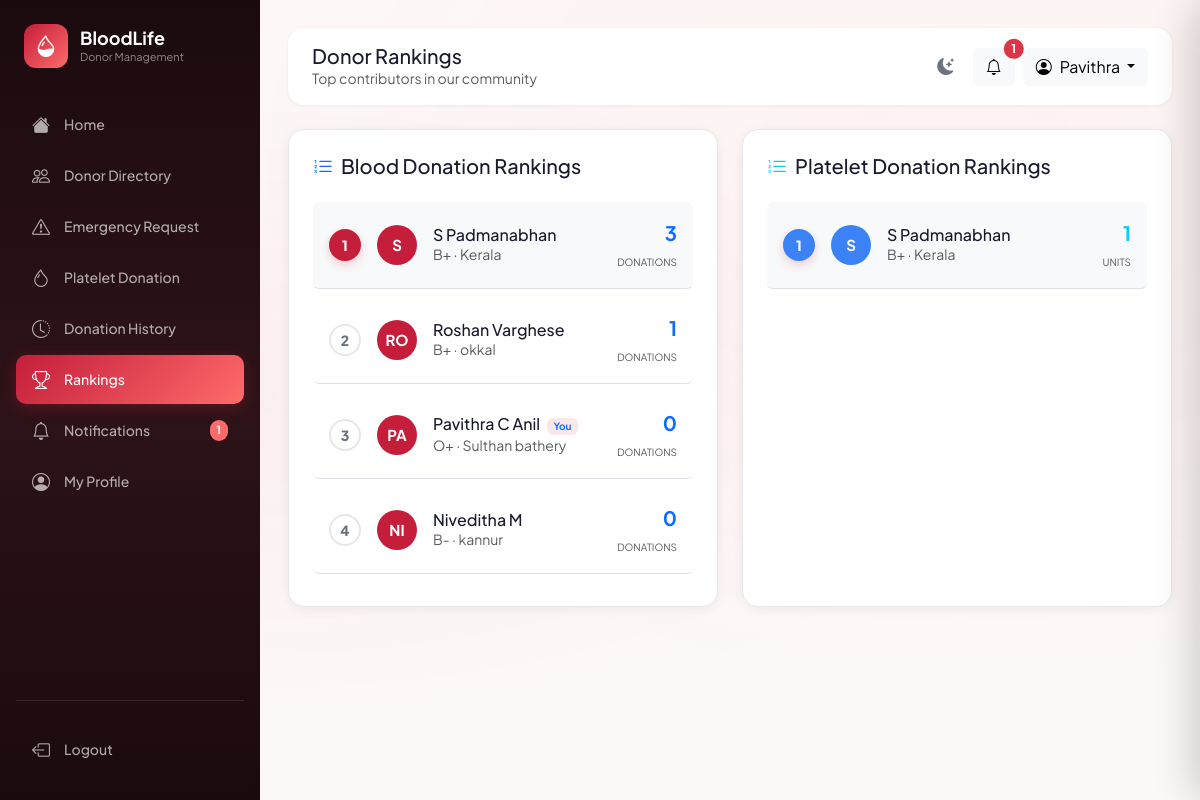
Screenshot of /donor/rankings (signed in) with the database file from the repository.
### app/models.py (models this page shows, shortened)
class User(UserMixin, db.Model):
    __tablename__ = 'users'
    id = db.Column(db.Integer, primary_key=True)
    name = db.Column(db.String(100), nullable=False)
    email = db.Column(db.String(150), unique=True, nullable=False, index=True)
    password_hash = db.Column(db.String(256), nullable=False)
    role = db.Column(db.String(10), default='user')          # 'user' | 'admin'
    is_active = db.Column(db.Boolean, default=True)
    is_blocked = db.Column(db.Boolean, default=False)
    created_at = db.Column(db.DateTime, default=datetime.utcnow)
    last_login = db.Column(db.DateTime)
    profile = db.relationship('DonorProfile', back_populates='user',
                               uselist=False, cascade='all, delete-orphan')
    blood_requests = db.relationship('BloodRequest', back_populates='requester',
                                      foreign_keys='BloodRequest.user_id',
                                      cascade='all, delete-orphan')
    donation_history = db.relationship('DonationHistory', back_populates='donor',
                                        cascade='all, delete-orphan')
    platelet_donations = db.relationship('PlateletDonation', back_populates='donor',
                                          cascade='all, delete-orphan')
    notifications = db.relationship('Notification', back_populates='user',
                                     cascade='all, delete-orphan')
    eligibility_checks = db.relationship('EligibilityCheck', back_populates='user',
                                          cascade='all, delete-orphan')
    @property
    def is_admin(self):
        return self.role == 'admin'

class DonorProfile(db.Model):
    __tablename__ = 'donor_profiles'
    id = db.Column(db.Integer, primary_key=True)
    user_id = db.Column(db.Integer, db.ForeignKey('users.id'), unique=True, nullable=False)
    phone = db.Column(db.String(20))
    dob = db.Column(db.Date)
    gender = db.Column(db.String(10))
    blood_group = db.Column(db.String(5), index=True)
    weight = db.Column(db.Float)     # kg
    height = db.Column(db.Float)     # cm
    location = db.Column(db.String(200))
    city = db.Column(db.String(100))
    state = db.Column(db.String(100))
    is_available = db.Column(db.Boolean, default=True)
    is_platelet_donor = db.Column(db.Boolean, default=False)
    last_blood_donation = db.Column(db.Date)
    last_platelet_donation = db.Column(db.Date)
    total_blood_donations = db.Column(db.Integer, default=0)
    total_platelet_donations = db.Column(db.Integer, default=0)
    emergency_responses = db.Column(db.Integer, default=0)
    blood_rank_score = db.Column(db.Float, default=0.0)
    platelet_rank_score = db.Column(db.Float, default=0.0)
    updated_at = db.Column(db.DateTime, default=datetime.utcnow, onupdate=datetime.utcnow)
    user = db.relationship('User', back_populates='profile')

### app/donor/routes.py (the view)
@donor.route('/rankings')
@login_required
def rankings():
    blood_leaders = (DonorProfile.query.join(User)
                     .filter(User.is_blocked == False)
                     .order_by(DonorProfile.total_blood_donations.desc())
                     .limit(10).all())
    platelet_leaders = (DonorProfile.query.join(User)
                        .filter(User.is_blocked == False,
                                DonorProfile.is_platelet_donor == True)
                        .order_by(DonorProfile.total_platelet_donations.desc())
                        .limit(10).all())
    unread = Notification.query.filter_by(user_id=current_user.id, is_read=False).count()
    return render_template('donor/rankings.html',
                           blood_leaders=blood_leaders,
                           platelet_leaders=platelet_leaders,
                           unread=unread)

### app/templates/donor/rankings.html (shortened to what this page needs)
{% extends "base.html" %}
{% block page_title %}Donor Rankings{% endblock %}
{% block page_subtitle %}Top contributors in our community{% endblock %}
{% block content %}
<div class="row g-4">
    <div class="col-lg-6">
        <div class="card-custom p-4 h-100">
            <h5 class="mb-4"><i class="bi bi-list-ol me-2 text-primary"></i>Blood Donation Rankings</h5>
            {% if blood_leaders %}
            <div class="ranking-list">
                {% for p in blood_leaders %}
                <div
                    class="d-flex align-items-center gap-3 p-3 rounded mb-2 border-bottom {{ 'bg-light' if loop.first }}">
                    <div class="rank-number-badge {{ 'first' if loop.first }}">
                        {{ loop.index }}
                    </div>
                    <div class="donor-avatar"
                        style="width:40px;height:40px;font-size:15px;background: var(--primary); color: white;">
                        {{ p.user.name[:2].upper() }}
                    </div>
                    <div class="flex-grow-1">
                        <h6 class="mb-0">{{ p.user.name }}
                            {% if current_user.id == p.user_id %}<span class="badge bg-primary-light text-primary ms-1"
                                style="font-size: 10px;">You</span>{% endif %}
                        </h6>
                        <small class="text-muted text-truncate d-block" style="max-width: 180px;">{{ p.blood_group }} ·
                            {{ p.city or p.location }}</small>
                    </div>
                    <div class="text-end">
                        <div class="fw-bold text-primary fs-5">{{ p.total_blood_donations }}</div>
                        <small class="text-muted" style="font-size: 10px; text-transform: uppercase;">Donations</small>
                    </div>
                </div>
                {% endfor %}
            </div>
            {% else %}
            <div class="text-center py-5">
                <i class="bi bi-info-circle text-muted mb-2" style="font-size: 40px; opacity: 0.3;"></i>
                <p class="text-muted">No donation records yet.</p>
            </div>
            {% endif %}
        </div>
    </div>
    <div class="col-lg-6">
        <div class="card-custom p-4 h-100">
            <h5 class="mb-4"><i class="bi bi-list-ol me-2 text-info"></i>Platelet Donation Rankings</h5>
            {% if platelet_leaders %}
            <div class="ranking-list">
                {% for p in platelet_leaders %}
                <div
                    class="d-flex align-items-center gap-3 p-3 rounded mb-2 border-bottom {{ 'bg-light' if loop.first }}">
                    <div class="rank-number-badge {{ 'first' if loop.first }}"
                        style="background: var(--info); color: white; border-color: var(--info);">
                        {{ loop.index }}
                    </div>
                    <div class="donor-avatar"
                        style="width:40px;height:40px;font-size:15px;background: var(--info); color: white;">
                        {{ p.user.name[:2].upper() }}
                    </div>
                    <div class="flex-grow-1">
                        <h6 class="mb-0">{{ p.user.name }}
                        </h6>
                        <small class="text-muted text-truncate d-block" style="max-width: 180px;">{{ p.blood_group }} ·
                            {{ p.city or p.location }}</small>
                    </div>
                    <div class="text-end">
                        <div class="fw-bold text-info fs-5">{{ p.total_platelet_donations }}</div>
                        <small class="text-muted" style="font-size: 10px; text-transform: uppercase;">Units</small>
                    </div>
                </div>
                {% endfor %}
            </div>
            {% else %}
            <div class="text-center py-5">
                <i class="bi bi-info-circle text-muted mb-2" style="font-size: 40px; opacity: 0.3;"></i>
                <p class="text-muted">No platelet records yet.</p>
            </div>
            {% endif %}
        </div>
    </div>
</div>
{% endblock %}

### app/templates/base.html (shortened to what this page needs)
<!DOCTYPE html>
<html lang="en">
<head>
    <link href="https://cdn.jsdelivr.net/npm/bootstrap@5.3.2/dist/css/bootstrap.min.css" rel="stylesheet">
    <link rel="stylesheet" href="https://cdn.jsdelivr.net/npm/bootstrap-icons@1.11.1/font/bootstrap-icons.css">
    <link rel="stylesheet" href="{{ url_for('static', filename='css/style.css') }}">
</head>
<body data-auth="{{ 'true' if current_user.is_authenticated else 'false' }}" >
    <div class="toast-container position-fixed top-0 end-0 p-3" style="z-index:9999;" id="toastContainer"></div>
    {% if current_user.is_authenticated %}
    <aside class="sidebar" id="sidebar">
        <div class="sidebar-logo">
            <div class="sidebar-logo-icon"><i class="bi bi-droplet-half"></i></div>
            <div>
                <h2>BloodLife</h2>
                <span>Donor Management</span>
            </div>
        </div>
        <nav>
            <ul class="list-unstyled">
                <li class="nav-item">
                    <a class="nav-link-custom {% if request.endpoint == 'main.dashboard' %}active{% endif %}"
                        href="{{ url_for('main.dashboard') }}">
                        <i class="bi bi-house-fill"></i><span>Home</span>
                    </a>
                </li>
                <li class="nav-item">
                    <a class="nav-link-custom {% if request.blueprint == 'donor' and 'directory' in request.endpoint %}active{% endif %}"
                        href="{{ url_for('donor.directory') }}">
                        <i class="bi bi-people"></i><span>Donor Directory</span>
                    </a>
                </li>
                <li class="nav-item">
                    <a class="nav-link-custom {% if request.blueprint == 'requests' %}active{% endif %}"
                        href="{{ url_for('requests.index') }}">
                        <i class="bi bi-exclamation-triangle"></i><span>Emergency Request</span>
                        {% set active_count = active_request_count|default(0) %}
                    </a>
                </li>
                <li class="nav-item">
                    <a class="nav-link-custom {% if 'platelet' in request.endpoint|default('') %}active{% endif %}"
                        href="{{ url_for('donor.platelet') }}">
                        <i class="bi bi-droplet"></i><span>Platelet Donation</span>
                    </a>
                </li>
                <li class="nav-item">
                    <a class="nav-link-custom {% if 'history' in request.endpoint|default('') %}active{% endif %}"
                        href="{{ url_for('donor.history') }}">
                        <i class="bi bi-clock-history"></i><span>Donation History</span>
                    </a>
                </li>
                <li class="nav-item">
                    <a class="nav-link-custom {% if 'rankings' in request.endpoint|default('') %}active{% endif %}"
                        href="{{ url_for('donor.rankings') }}">
                        <i class="bi bi-trophy"></i><span>Rankings</span>
                    </a>
                </li>
                <li class="nav-item position-relative">
                    <a class="nav-link-custom {% if 'notifications' in request.endpoint|default('') %}active{% endif %}"
                        href="{{ url_for('requests.notifications') }}">
                        <i class="bi bi-bell"></i><span>Notifications</span>
                        {% set unread = unread|default(0) %}
                        {% if unread > 0 %}
                        <span class="notification-badge ms-auto" id="sidebarNotifBadge">{{ unread }}</span>
                        {% else %}
                        <span class="notification-badge ms-auto d-none" id="sidebarNotifBadge">0</span>
                        {% endif %}
                    </a>
                </li>
                <li class="nav-item">
                    <a class="nav-link-custom {% if 'profile' in request.endpoint|default('') %}active{% endif %}"
                        href="{{ url_for('donor.profile') }}">
                        <i class="bi bi-person-circle"></i><span>My Profile</span>
                    </a>
                </li>
            </ul>
        </nav>
        <div class="mt-auto pt-4" style="border-top: 1px solid rgba(255,255,255,0.1);">
            <a class="nav-link-custom" href="{{ url_for('auth.logout') }}">
                <i class="bi bi-box-arrow-left"></i><span>Logout</span>
            </a>
        </div>
    </aside>
    <main class="main-content" id="mainContent">
        <div class="header mb-4">
            <div class="header-left">
                <div>
                    <h5 class="mb-0">{% block page_title %}Home{% endblock %}</h5>
                    <p class="text-muted mb-0 small">{% block page_subtitle %}{% endblock %}</p>
                </div>
            </div>
            <div class="d-flex align-items-center gap-2">
                <button class="theme-toggle" id="themeToggleBtn" onclick="toggleTheme()" title="Toggle dark/light mode">
                    <i class="bi bi-moon-stars-fill" id="themeIcon"></i>
                </button>
                <button class="btn btn-light position-relative" id="notifBellBtn" onclick="openNotifDrawer()"
                    title="Notifications">
                    <i class="bi bi-bell" id="bellIcon"></i>
                    <span
                        class="position-absolute top-0 start-100 translate-middle badge rounded-pill bg-danger {{ 'd-none' if unread|default(0) == 0 }}"
                        id="headerNotifBadge">
                        {{ unread|default(0) }}
                    </span>
                </button>
                <div class="dropdown">
                    <button class="btn btn-light dropdown-toggle" data-bs-toggle="dropdown">
                        <i class="bi bi-person-circle me-2"></i>{{ current_user.name.split()[0] }}
                    </button>
                </div>
            </div>
        </div>
        {% block content %}{% endblock %}
    </main>
    {% endif %}
</body>
</html>

### rows the page displays
User: name "Pavithra"
DonorProfile: user "S", user.name "S Padmanabhan", blood_group "B+", city "Kerala", total_blood_donations "3", total_platelet_donations "1"
DonorProfile: user "RO", user.name "Roshan Varghese", blood_group "B+", city "okkal", total_blood_donations "1"
DonorProfile: user "PA", user.name "Pavithra C Anil", shows "You", blood_group "O+", city "Sulthan bathery", total_blood_donations "0"
DonorProfile: user "NI", user.name "Niveditha M", blood_group "B-", city "kannur", total_blood_donations "0"

### other values shown
{{ unread }} "1"
{{ unread|default(0) }} "1"
